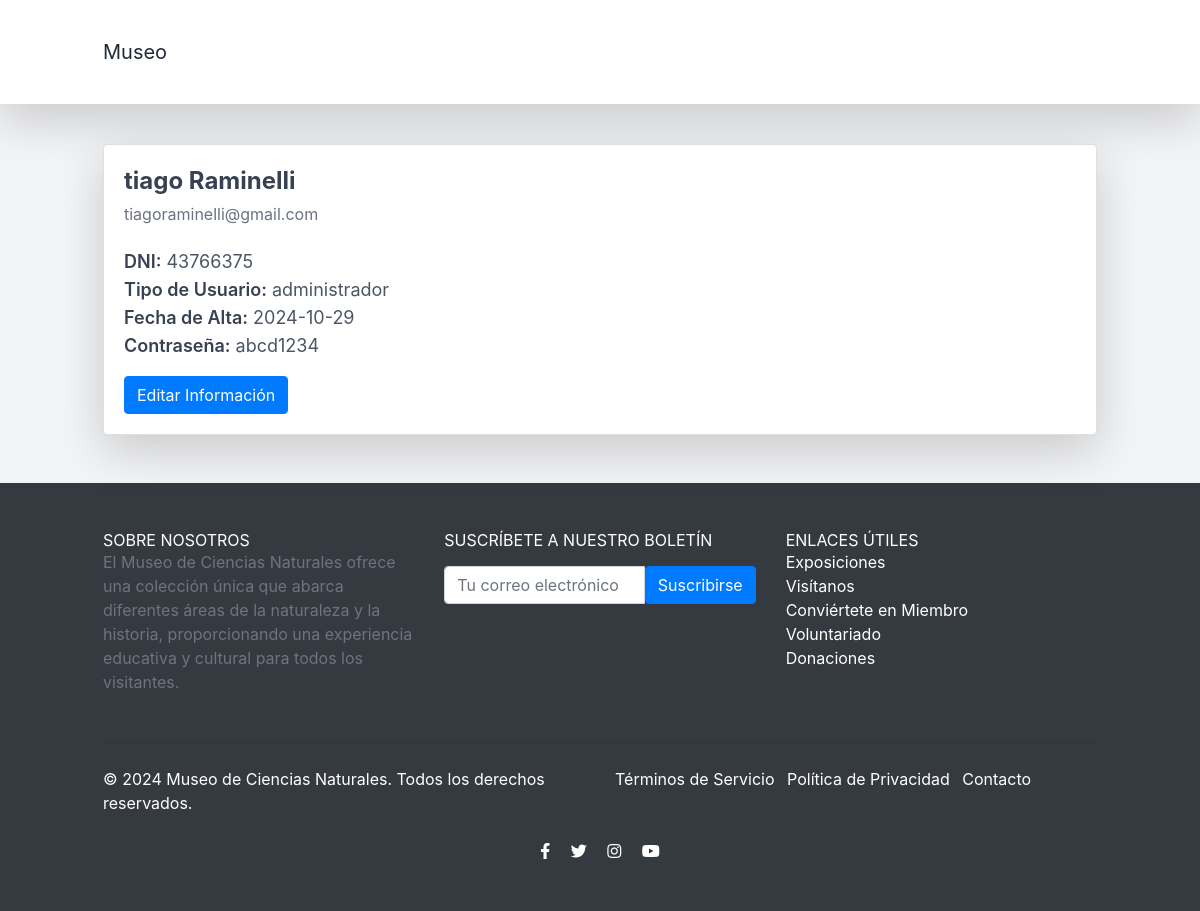
Page /contacto/perfil.php?id=11 (signed in) on the committed database.
### tables this page shows
CREATE TABLE `usuario` (
  `idUsuario` int(11) NOT NULL,
  `dni` varchar(8) DEFAULT NULL,
  `nombre` varchar(255) DEFAULT NULL,
  `apellido` varchar(255) DEFAULT NULL,
  `email` varchar(255) DEFAULT NULL,
  `clave` varchar(255) DEFAULT NULL,
  `fecha_alta` date DEFAULT NULL,
  `tipo_de_usuario` varchar(50) DEFAULT NULL
);

### modelo/bd.php (called while the page is built, shortened)
<?php
class Db {
	public function __construct($host='localhost',$db_name='museo',$db_user='root',$db_pass='') {
		$this->host = $host;
		$this->db = $db_name;
		$this->user = $db_user;
		$this->pass = $db_pass;
		try {
           $this->conection = new PDO('mysql:host='.$this->host.'; dbname='.$this->db, $this->user, $this->pass);
        } catch (PDOException $e) {
            echo $e->getCode()." ; ".$e->getMessage();
            exit();
        }
	}
}

### modelo/usuario.php (called while the page is built, shortened)
<?php
require_once "bd.php";
class Usuario {
    protected $table = "usuario";
    protected $conection;
    private function getConection() {
        $db = new Db();
        $this->conection = $db->conection;
    }
    public function getUsuariosById($id){
        $sql = "SELECT * FROM " . $this->table . " WHERE idUsuario = ?";
        $stmt = $this->conection->prepare($sql);
        $stmt->execute([$id]);
        return $stmt->fetch(PDO::FETCH_ASSOC);
    }
}
?>

### contacto/perfil.php (the view, shortened to what this page needs)
<?php
require_once "../modelo/bd.php";
require_once "../modelo/usuario.php";
$id = $_GET["id"] ?? null;
if ($id) {
    $usuario = new Usuario();
    $usuarioData = $usuario->getUsuariosById($id);
} else {
    die("ID de usuario no proporcionado.");
}
?>
<!DOCTYPE html>
<html lang="es">
<!DOCTYPE html>
<html lang="es">
<head>
    <link href="https://stackpath.bootstrapcdn.com/bootstrap/4.5.2/css/bootstrap.min.css" rel="stylesheet">
    <link rel="stylesheet" href="https://cdnjs.cloudflare.com/ajax/libs/font-awesome/5.15.4/css/all.min.css" />
    <script src="https://cdn.tailwindcss.com"></script>
</head>
<body class="bg-gray-100">
    <?php include('../includes/navListados.php'); ?>
    <div class="container mx-auto mt-10">
        <?php if ($usuarioData): ?>
            <div class="card shadow-lg rounded-lg mb-5">
                <div class="card-body">
                    <h5 class="text-2xl font-bold text-gray-700 mb-2">
                        <?php echo htmlspecialchars($usuarioData['nombre'] . ' ' . $usuarioData['apellido']); ?>
                    </h5>
                    <h6 class="text-md text-gray-500 mb-4">
                        <?php echo htmlspecialchars($usuarioData['email']); ?>
                    </h6>
                    <p class="text-lg text-gray-600">
                        <strong class="font-semibold text-gray-700">DNI:</strong> <?php echo htmlspecialchars($usuarioData['dni']); ?><br>
                        <strong class="font-semibold text-gray-700">Tipo de Usuario:</strong> <?php echo htmlspecialchars($usuarioData['tipo_de_usuario']); ?><br>
                        <strong class="font-semibold text-gray-700">Fecha de Alta:</strong> <?php echo htmlspecialchars($usuarioData['fecha_alta']); ?><br>
                        <strong class="font-semibold text-gray-700">Contraseña:</strong> <?php echo htmlspecialchars($usuarioData['clave']); ?>
                    </p>
                    <a href="#" class="btn btn-primary mt-3" onclick="toggleForm()">Editar Información</a>
                </div>
            </div>
        <?php else: ?>
            <div class="alert alert-warning text-center">
                <strong>No se encontraron datos para el usuario.</strong>
            </div>
        <?php endif; ?>
    </div>
    <?php include('../includes/footer.php'); ?>
</body>
</html>

### rows in the picture
usuario: nombre+apellido "tiago Raminelli", email "tiagoraminelli@gmail.com", dni "43766375", tipo_de_usuario "administrador", fecha_alta "2024-10-29", clave "abcd1234"
